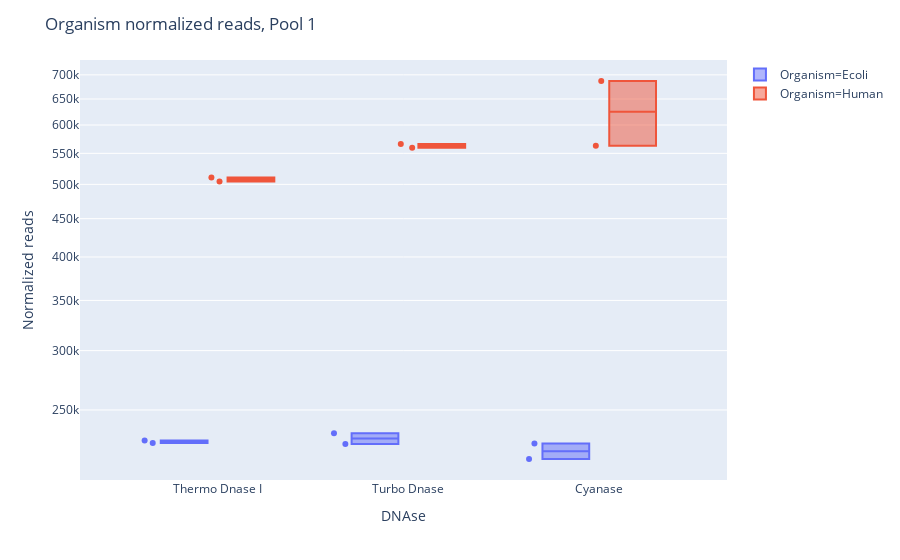

Here is the notebook cell this chart was saved with:
### Code cell
org_list = ['Ecoli', 'Human']
fig = px.box(merged_melt[(merged_melt['Pool'] == 'Pool 1') & (merged_melt['Organism'].isin(org_list))],
             x='DNAse', y='Normalized reads', color='Organism',
             log_y=True, points='all', hover_data=['Accession'])
fig.update_layout(height=700, title='Organism normalized reads, Pool 1')
fig.show()
fig.write_html('plots/Organism_normalized_reads_pool1.html')

### Figure 1 — Plotly figure (JSON) as saved in the notebook; plotly's stock layout.template omitted (floating-point values rounded to 4 significant figures)
{"data": [{"alignmentgroup": "True", "boxpoints": "all", "customdata": [["IDBD-D101193"], ["IDBD-D101194"], ["IDBD-D101203"], ["IDBD-D101204"], ["IDBD-D101213"], ["IDBD-D101214"]], "hoverlabel": {"namelength": 0}, "hovertemplate": "Organism=Ecoli<br>DNAse=%{x}<br>Normalized reads=%{y}<br>Accession=%{customdata[0]}", "legendgroup": "Organism=Ecoli", "marker": {"color": "#636efa"}, "name": "Organism=Ecoli", "notched": false, "offsetgroup": "Organism=Ecoli", "orientation": "v", "showlegend": true, "type": "box", "x": ["Thermo Dnase I", "Thermo Dnase I", "Turbo Dnase", "Turbo Dnase", "Cyanase", "Cyanase"], "x0": " ", "xaxis": "x", "y": [227600.0, 225800.0, 225100.0, 232700.0, 215000.0, 225500.0], "y0": " ", "yaxis": "y"}, {"alignmentgroup": "True", "boxpoints": "all", "customdata": [["IDBD-D101193"], ["IDBD-D101194"], ["IDBD-D101203"], ["IDBD-D101204"], ["IDBD-D101213"], ["IDBD-D101214"]], "hoverlabel": {"namelength": 0}, "hovertemplate": "Organism=Human<br>DNAse=%{x}<br>Normalized reads=%{y}<br>Accession=%{customdata[0]}", "legendgroup": "Organism=Human", "marker": {"color": "#EF553B"}, "name": "Organism=Human", "notched": false, "offsetgroup": "Organism=Human", "orientation": "v", "showlegend": true, "type": "box", "x": ["Thermo Dnase I", "Thermo Dnase I", "Turbo Dnase", "Turbo Dnase", "Cyanase", "Cyanase"], "x0": " ", "xaxis": "x", "y": [510600.0, 504600.0, 566000.0, 559400.0, 686900.0, 563100.0], "y0": " ", "yaxis": "y"}], "layout": {"autosize": true, "boxmode": "group", "legend": {"tracegroupgap": 0}, "margin": {"t": 60}, "title": {"text": "Organism normalized reads, Pool 1"}, "xaxis": {"anchor": "y", "autorange": true, "domain": [0, 1], "range": [-0.713, 2.669], "title": {"text": "DNAse"}, "type": "category"}, "yaxis": {"anchor": "x", "autorange": true, "domain": [0, 1], "range": [5.304, 5.865], "title": {"text": "Normalized reads"}, "type": "log"}}}
